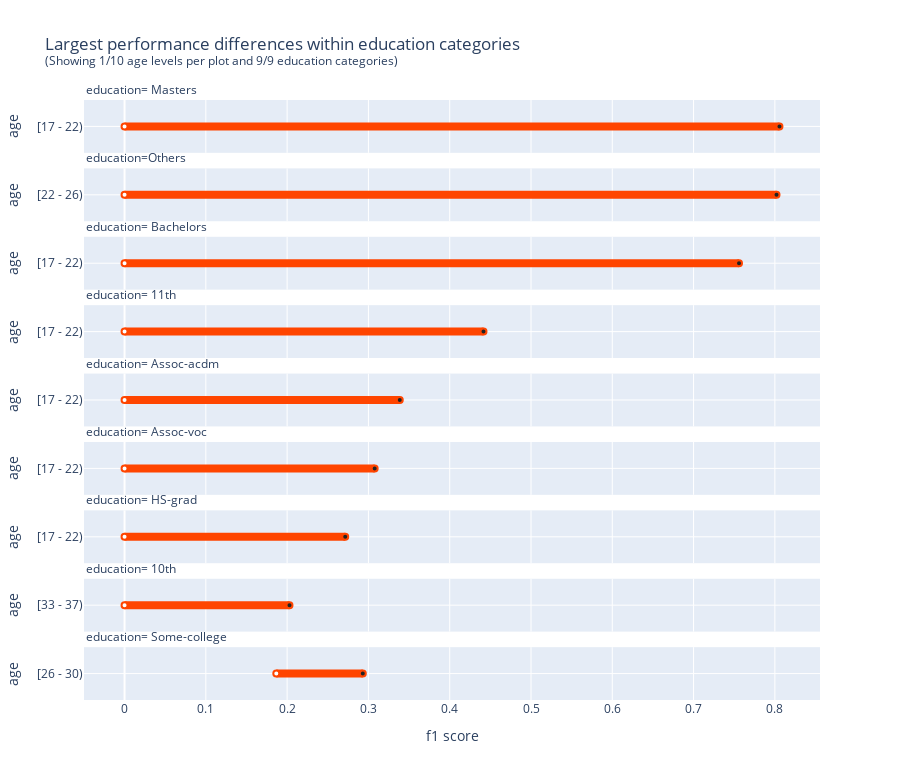

The notebook cell this image was saved under:
### Code cell
check = PerformanceDisparityReport(protected_feature="age", control_feature="education", scorer="f1", max_subgroups_per_category_to_display=1, max_categories_to_display=10)
res = check.run(dataset, model=model)
res.display[0].show(rendered="svg")

### Figure 1 — Plotly figure (JSON) as saved in the notebook; plotly's stock layout.template omitted (floating-point values rounded to 4 significant figures)
{"data": [{"cliponaxis": false, "hovertemplate": ["%{y}: %{x} (group size: 3)<extra></extra>", "baseline: %{x} (group size: 1723)<extra></extra>"], "line": {"color": "orangered", "width": 8}, "marker": {"color": ["white", "#222222"], "line": {"color": ["orangered", "orangered"], "width": [2, 2]}, "size": 6, "symbol": 0}, "mode": "lines+text+markers", "opacity": 1, "showlegend": false, "type": "scatter", "x": [0, 0.8056], "xaxis": "x", "y": ["[17 - 22)", "[17 - 22)"], "yaxis": "y"}, {"cliponaxis": false, "hovertemplate": ["%{y}: %{x} (group size: 190)<extra></extra>", "baseline: %{x} (group size: 3134)<extra></extra>"], "line": {"color": "orangered", "width": 8}, "marker": {"color": ["white", "#222222"], "line": {"color": ["orangered", "orangered"], "width": [2, 2]}, "size": 6, "symbol": 0}, "mode": "lines+text+markers", "opacity": 1, "showlegend": false, "type": "scatter", "x": [0, 0.802], "xaxis": "x2", "y": ["[22 - 26)", "[22 - 26)"], "yaxis": "y2"}, {"cliponaxis": false, "hovertemplate": ["%{y}: %{x} (group size: 10)<extra></extra>", "baseline: %{x} (group size: 5355)<extra></extra>"], "line": {"color": "orangered", "width": 8}, "marker": {"color": ["white", "#222222"], "line": {"color": ["orangered", "orangered"], "width": [2, 2]}, "size": 6, "symbol": 0}, "mode": "lines+text+markers", "opacity": 1, "showlegend": false, "type": "scatter", "x": [0, 0.7559], "xaxis": "x3", "y": ["[17 - 22)", "[17 - 22)"], "yaxis": "y3"}, {"cliponaxis": false, "hovertemplate": ["%{y}: %{x} (group size: 434)<extra></extra>", "baseline: %{x} (group size: 1175)<extra></extra>"], "line": {"color": "orangered", "width": 8}, "marker": {"color": ["white", "#222222"], "line": {"color": ["orangered", "orangered"], "width": [2, 2]}, "size": 6, "symbol": 0}, "mode": "lines+text+markers", "opacity": 1, "showlegend": false, "type": "scatter", "x": [0, 0.4416], "xaxis": "x4", "y": ["[17 - 22)", "[17 - 22)"], "yaxis": "y4"}, {"cliponaxis": false, "hovertemplate": ["%{y}: %{x} (group size: 35)<extra></extra>", "baseline: %{x} (group size: 1067)<extra></extra>"], "line": {"color": "orangered", "width": 8}, "marker": {"color": ["white", "#222222"], "line": {"color": ["orangered", "orangered"], "width": [2, 2]}, "size": 6, "symbol": 0}, "mode": "lines+text+markers", "opacity": 1, "showlegend": false, "type": "scatter", "x": [0, 0.3386], "xaxis": "x5", "y": ["[17 - 22)", "[17 - 22)"], "yaxis": "y5"}, {"cliponaxis": false, "hovertemplate": ["%{y}: %{x} (group size: 42)<extra></extra>", "baseline: %{x} (group size: 1382)<extra></extra>"], "line": {"color": "orangered", "width": 8}, "marker": {"color": ["white", "#222222"], "line": {"color": ["orangered", "orangered"], "width": [2, 2]}, "size": 6, "symbol": 0}, "mode": "lines+text+markers", "opacity": 1, "showlegend": false, "type": "scatter", "x": [0, 0.3077], "xaxis": "x6", "y": ["[17 - 22)", "[17 - 22)"], "yaxis": "y6"}, {"cliponaxis": false, "hovertemplate": ["%{y}: %{x} (group size: 888)<extra></extra>", "baseline: %{x} (group size: 10501)<extra></extra>"], "line": {"color": "orangered", "width": 8}, "marker": {"color": ["white", "#222222"], "line": {"color": ["orangered", "orangered"], "width": [2, 2]}, "size": 6, "symbol": 0}, "mode": "lines+text+markers", "opacity": 1, "showlegend": false, "type": "scatter", "x": [0, 0.2715], "xaxis": "x7", "y": ["[17 - 22)", "[17 - 22)"], "yaxis": "y7"}, {"cliponaxis": false, "hovertemplate": ["%{y}: %{x} (group size: 70)<extra></extra>", "baseline: %{x} (group size: 933)<extra></extra>"], "line": {"color": "orangered", "width": 8}, "marker": {"color": ["white", "#222222"], "line": {"color": ["orangered", "orangered"], "width": [2, 2]}, "size": 6, "symbol": 0}, "mode": "lines+text+markers", "opacity": 1, "showlegend": false, "type": "scatter", "x": [0, 0.2029], "xaxis": "x8", "y": ["[33 - 37)", "[33 - 37)"], "yaxis": "y8"}, {"cliponaxis": false, "hovertemplate": ["%{y}: %{x} (group size: 679)<extra></extra>", "baseline: %{x} (group size: 7291)<extra></extra>"], "line": {"color": "orangered", "width": 8}, "marker": {"color": ["white", "#222222"], "line": {"color": ["orangered", "orangered"], "width": [2, 2]}, "size": 6, "symbol": 0}, "mode": "lines+text+markers", "opacity": 1, "showlegend": false, "type": "scatter", "x": [0.1867, 0.2931], "xaxis": "x9", "y": ["[26 - 30)", "[26 - 30)"], "yaxis": "y9"}], "layout": {"annotations": [{"font": {"size": 12}, "showarrow": false, "text": "education= Masters", "x": 0, "xanchor": "left", "xref": "paper", "y": 1, "yanchor": "bottom", "yref": "paper"}, {"font": {"size": 12}, "showarrow": false, "text": "education=Others", "x": 0, "xanchor": "left", "xref": "paper", "y": 0.886, "yanchor": "bottom", "yref": "paper"}, {"font": {"size": 12}, "showarrow": false, "text": "education= Bachelors", "x": 0, "xanchor": "left", "xref": "paper", "y": 0.772, "yanchor": "bottom", "yref": "paper"}, {"font": {"size": 12}, "showarrow": false, "text": "education= 11th", "x": 0, "xanchor": "left", "xref": "paper", "y": 0.658, "yanchor": "bottom", "yref": "paper"}, {"font": {"size": 12}, "showarrow": false, "text": "education= Assoc-acdm", "x": 0, "xanchor": "left", "xref": "paper", "y": 0.544, "yanchor": "bottom", "yref": "paper"}, {"font": {"size": 12}, "showarrow": false, "text": "education= Assoc-voc", "x": 0, "xanchor": "left", "xref": "paper", "y": 0.43, "yanchor": "bottom", "yref": "paper"}, {"font": {"size": 12}, "showarrow": false, "text": "education= HS-grad", "x": 0, "xanchor": "left", "xref": "paper", "y": 0.316, "yanchor": "bottom", "yref": "paper"}, {"font": {"size": 12}, "showarrow": false, "text": "education= 10th", "x": 0, "xanchor": "left", "xref": "paper", "y": 0.2021, "yanchor": "bottom", "yref": "paper"}, {"font": {"size": 12}, "showarrow": false, "text": "education= Some-college", "x": 0, "xanchor": "left", "xref": "paper", "y": 0.08807, "yanchor": "bottom", "yref": "paper"}], "height": 780, "title": {"text": "Largest performance differences within education categories<br><sup>(Showing 1/10 age levels per plot and 9/9 education categories)</sup>"}, "xaxis": {"anchor": "y", "domain": [0, 1], "matches": "x9", "showticklabels": false}, "xaxis2": {"anchor": "y2", "domain": [0, 1], "matches": "x9", "showticklabels": false}, "xaxis3": {"anchor": "y3", "domain": [0, 1], "matches": "x9", "showticklabels": false}, "xaxis4": {"anchor": "y4", "domain": [0, 1], "matches": "x9", "showticklabels": false}, "xaxis5": {"anchor": "y5", "domain": [0, 1], "matches": "x9", "showticklabels": false}, "xaxis6": {"anchor": "y6", "domain": [0, 1], "matches": "x9", "showticklabels": false}, "xaxis7": {"anchor": "y7", "domain": [0, 1], "matches": "x9", "showticklabels": false}, "xaxis8": {"anchor": "y8", "domain": [0, 1], "matches": "x9", "showticklabels": false}, "xaxis9": {"anchor": "y9", "domain": [0, 1], "title": {"text": "f1 score"}}, "yaxis": {"anchor": "x", "domain": [0.9119, 1], "tickmode": "linear", "title": {"text": "age"}}, "yaxis2": {"anchor": "x2", "domain": [0.7979, 0.886], "tickmode": "linear", "title": {"text": "age"}}, "yaxis3": {"anchor": "x3", "domain": [0.684, 0.772], "tickmode": "linear", "title": {"text": "age"}}, "yaxis4": {"anchor": "x4", "domain": [0.57, 0.658], "tickmode": "linear", "title": {"text": "age"}}, "yaxis5": {"anchor": "x5", "domain": [0.456, 0.544], "tickmode": "linear", "title": {"text": "age"}}, "yaxis6": {"anchor": "x6", "domain": [0.342, 0.43], "tickmode": "linear", "title": {"text": "age"}}, "yaxis7": {"anchor": "x7", "domain": [0.228, 0.316], "tickmode": "linear", "title": {"text": "age"}}, "yaxis8": {"anchor": "x8", "domain": [0.114, 0.2021], "tickmode": "linear", "title": {"text": "age"}}, "yaxis9": {"anchor": "x9", "domain": [0, 0.08807], "tickmode": "linear", "title": {"text": "age"}}}}
